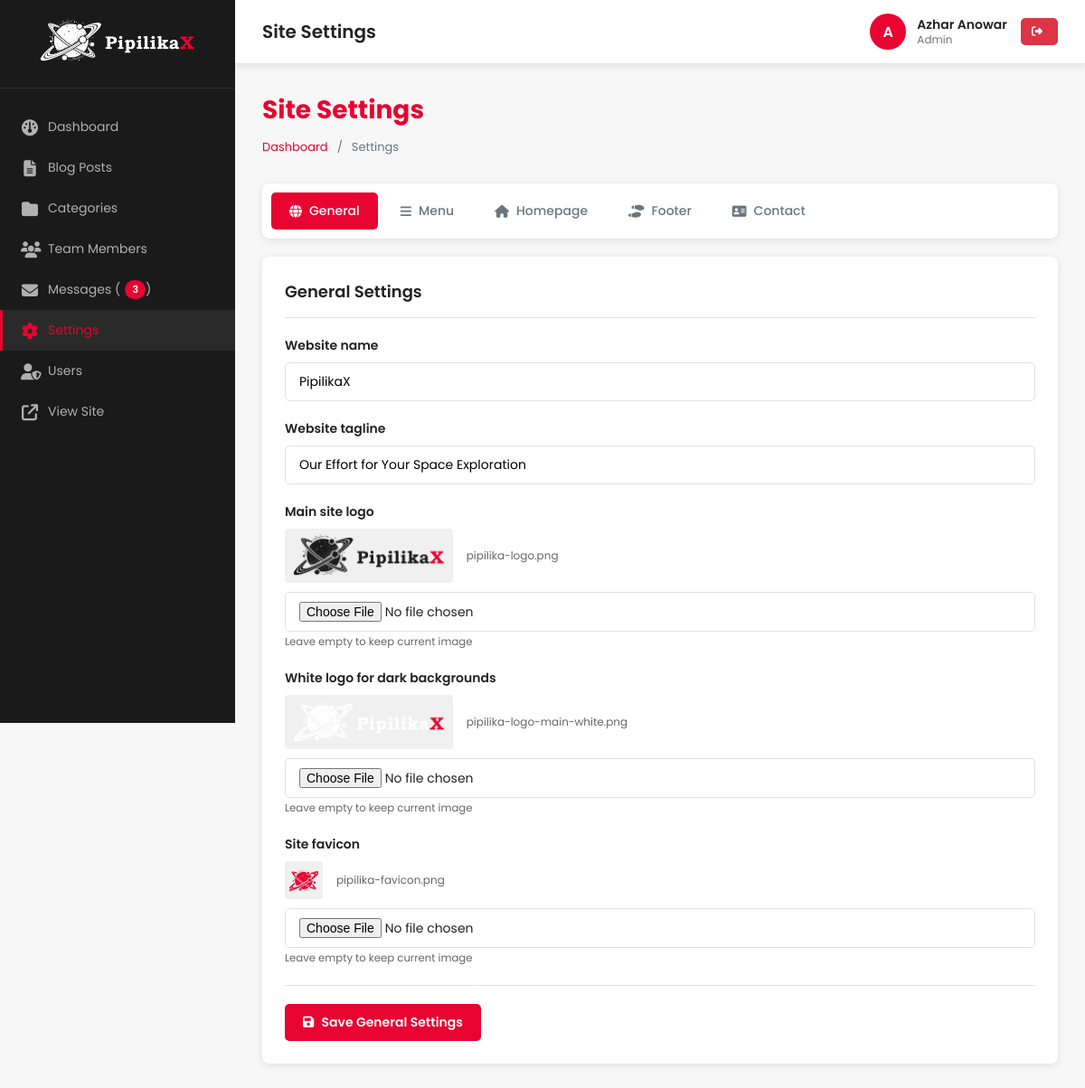
Before: /admin/settings/index.php (signed in) with the older database file.
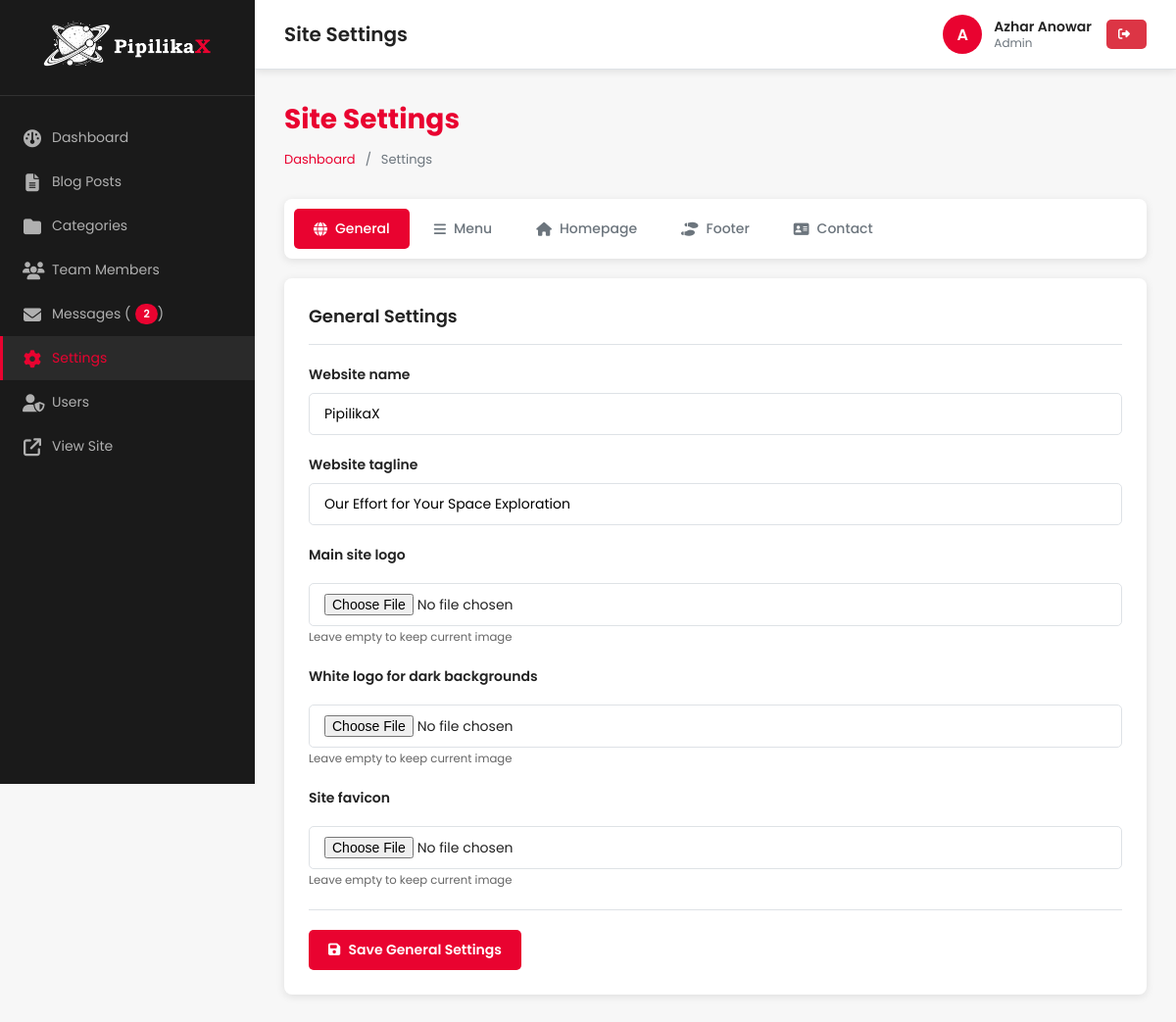
After: the same page with the newer database file.
### tables this page shows
CREATE TABLE `settings` (
  `id` int(11) NOT NULL,
  `setting_key` varchar(100) NOT NULL,
  `setting_value` text DEFAULT NULL,
  `setting_type` enum('text','textarea','image','boolean','number','url') DEFAULT 'text',
  `setting_group` varchar(50) DEFAULT 'general',
  `description` varchar(255) DEFAULT NULL,
  `updated_at` timestamp NOT NULL DEFAULT '0000-00-00 00:00:00' ON UPDATE current_timestamp(),
  `updated_by` int(11) DEFAULT NULL
);

### admin/includes/auth-check.php (called while the page is built, shortened)
<?php
$current_user = [
    'id' => $_SESSION['user_id'],
    'username' => $_SESSION['username'],
    'full_name' => $_SESSION['full_name'],
    'role' => $_SESSION['user_role']
];

### admin/settings/index.php (the view, shortened to what the changed rows need)
<?php
require_once __DIR__ . '/../includes/header.php';
$active_tab = $_GET['tab'] ?? 'general';
$stmt = $pdo->prepare("SELECT * FROM settings WHERE setting_group = ? ORDER BY id ASC");
$stmt->execute([$active_tab]);
$settings = $stmt->fetchAll();
$menu_items = [];
$csrf_token = generateCSRFToken();
?>
<div class="page-header">
    <h2>Site Settings</h2>
</div>
<div class="card">
    <?php if ($active_tab === 'menu'): ?>
        <form method="POST" action="" style="margin-bottom: 20px; padding: 15px; background: #f8f9fa; border-radius: 8px;">
            <input type="hidden" name="csrf_token" value="<?php echo $csrf_token; ?>">
            <input type="hidden" name="menu_action" value="add">
            <h4 style="margin-bottom: 15px; color: var(--admin-text);"><i class="fas fa-plus"></i> Add New Menu Item</h4>
            <div style="display: grid; grid-template-columns: 2fr 2fr 1fr 1fr auto; gap: 10px; align-items: end;">
                <div class="form-group" style="margin: 0;">
                    <label>Title</label>
                    <input type="text" name="menu_title" class="form-control" placeholder="Menu Title" required>
                </div>
                <div class="form-group" style="margin: 0;">
                    <label>URL</label>
                    <input type="text" name="menu_url" class="form-control" placeholder="page.php or https://..." required>
                </div>
                <div class="form-group" style="margin: 0;">
                    <label>Target</label>
                    <select name="menu_target" class="form-control">
                        <option value="_self">Same Tab</option>
                        <option value="_blank">New Tab</option>
                    </select>
                </div>
                <div class="form-group" style="margin: 0;">
                    <label style="display: flex; align-items: center; gap: 5px; cursor: pointer; padding-top: 8px;">
                        <input type="checkbox" name="menu_is_cta" value="1">
                        <span>CTA Button</span>
                    </label>
                </div>
                <button type="submit" class="btn btn-primary" style="height: 42px;">
                    <i class="fas fa-plus"></i> Add
                </button>
            </div>
        </form>
        <?php if (count($menu_items) > 0): ?>
            <table class="data-table">
                <thead>
                    <tr>
                        <th style="width: 60px;">Order</th>
                        <th>Title</th>
                        <th>URL</th>
                        <th>Target</th>
                        <th style="width: 80px;">Status</th>
                        <th style="width: 180px;">Actions</th>
                    </tr>
                </thead>
                <tbody>
                    <?php foreach ($menu_items as $index => $item): ?>
                        <tr>
                            <td>
                                <div style="display: flex; flex-direction: column; gap: 2px;">
                                    <form method="POST" style="display: inline;">
                                        <input type="hidden" name="csrf_token" value="<?php echo $csrf_token; ?>">
                                        <input type="hidden" name="menu_action" value="move_up">
                                        <input type="hidden" name="menu_id" value="<?php echo $item['id']; ?>">
                                        <button type="submit" class="btn-icon" title="Move Up" <?php echo $index === 0 ? 'disabled' : ''; ?>>
                                            <i class="fas fa-chevron-up"></i>
                                        </button>
                                    </form>
                                    <form method="POST" style="display: inline;">
                                        <input type="hidden" name="csrf_token" value="<?php echo $csrf_token; ?>">
                                        <input type="hidden" name="menu_action" value="move_down">
                                        <input type="hidden" name="menu_id" value="<?php echo $item['id']; ?>">
                                        <button type="submit" class="btn-icon" title="Move Down" <?php echo $index === count($menu_items) - 1 ? 'disabled' : ''; ?>>
                                            <i class="fas fa-chevron-down"></i>
                                        </button>
                                    </form>
                                </div>
                            </td>
                            <td><strong><?php echo htmlspecialchars($item['title']); ?></strong></td>
                            <td><code><?php echo htmlspecialchars($item['url']); ?></code></td>
                            <td><?php echo $item['target'] === '_blank' ? 'New Tab' : 'Same Tab'; ?></td>
                            <td>
                                <form method="POST" style="display: inline;">
                                    <input type="hidden" name="csrf_token" value="<?php echo $csrf_token; ?>">
                                    <input type="hidden" name="menu_action" value="toggle">
                                    <input type="hidden" name="menu_id" value="<?php echo $item['id']; ?>">
                                    <button type="submit" class="status-badge <?php echo $item['is_active'] ? 'active' : 'inactive'; ?>">
                                        <?php echo $item['is_active'] ? 'Active' : 'Inactive'; ?>
                                    </button>
                                </form>
                            </td>
                            <td>
                                <div style="display: flex; gap: 5px;">
                                    <button type="button" class="btn btn-sm" onclick="editMenuItem(<?php echo htmlspecialchars(json_encode($item)); ?>)">
                                        <i class="fas fa-edit"></i>
                                    </button>
                                    <form method="POST" style="display: inline;" onsubmit="return confirm('Delete this menu item?');">
                                        <input type="hidden" name="csrf_token" value="<?php echo $csrf_token; ?>">
                                        <input type="hidden" name="menu_action" value="delete">
                                        <input type="hidden" name="menu_id" value="<?php echo $item['id']; ?>">
                                        <button type="submit" class="btn btn-sm btn-danger">
                                            <i class="fas fa-trash"></i>
                                        </button>
                                    </form>
                                </div>
                            </td>
                        </tr>
                    <?php endforeach; ?>
                </tbody>
            </table>
        <?php else: ?>
            <div class="empty-state">
                <i class="fas fa-bars"></i>
                <p>No menu items found. Add your first menu item above.</p>
            </div>
        <?php endif; ?>
        <div id="editModal" style="display: none; position: fixed; top: 0; left: 0; right: 0; bottom: 0; background: rgba(0,0,0,0.5); z-index: 10000; align-items: center; justify-content: center;">
            <div style="background: white; padding: 25px; border-radius: 12px; max-width: 500px; width: 90%;">
                <h3 style="margin-bottom: 20px;"><i class="fas fa-edit"></i> Edit Menu Item</h3>
                <form method="POST" action="">
                    <input type="hidden" name="csrf_token" value="<?php echo $csrf_token; ?>">
                    <input type="hidden" name="menu_action" value="update">
                    <input type="hidden" name="menu_id" id="edit_menu_id">
                    <div class="form-group">
                        <label>Title</label>
                        <input type="text" name="menu_title" id="edit_menu_title" class="form-control" required>
                    </div>
                    <div class="form-group">
                        <label>URL</label>
                        <input type="text" name="menu_url" id="edit_menu_url" class="form-control" required>
                    </div>
                    <div class="form-group">
                        <label>Target</label>
                        <select name="menu_target" id="edit_menu_target" class="form-control">
                            <option value="_self">Same Tab</option>
                            <option value="_blank">New Tab</option>
                        </select>
                    </div>
                    <div class="form-group">
                        <label style="display: flex; align-items: center; gap: 8px; cursor: pointer;">
                            <input type="checkbox" name="menu_is_cta" id="edit_menu_is_cta" value="1">
                            <span>CTA Button (styled as button instead of link)</span>
                        </label>
                    </div>
                    <div style="display: flex; gap: 10px; margin-top: 20px;">
                        <button type="submit" class="btn btn-primary">Save Changes</button>
                        <button type="button" class="btn" onclick="closeEditModal()">Cancel</button>
                    </div>
                </form>
            </div>
        </div>
        <script>
            function editMenuItem(item) {
                document.getElementById('edit_menu_id').value = item.id;
                document.getElementById('edit_menu_title').value = item.title;
                document.getElementById('edit_menu_url').value = item.url;
                document.getElementById('edit_menu_target').value = item.target;
                document.getElementById('edit_menu_is_cta').checked = item.is_cta == 1;
                document.getElementById('editModal').style.display = 'flex';
            }
            function closeEditModal() {
                document.getElementById('editModal').style.display = 'none';
            }
            // Close modal on outside click
            document.getElementById('editModal').addEventListener('click', function(e) {
                if (e.target === this) closeEditModal();
            });
        </script>
    <?php else: ?>
        <form method="POST" action="" enctype="multipart/form-data">
            <?php if (count($settings) > 0): ?>
                <?php foreach ($settings as $setting): ?>
                    <div class="form-group">
                        <label for="<?php echo $setting['setting_key']; ?>">
                            <?php echo htmlspecialchars($setting['description'] ?: ucwords(str_replace('_', ' ', $setting['setting_key']))); ?>
                        </label>
                        <?php switch ($setting['setting_type']):
                            case 'textarea': ?>
                                <?php break;
                            case 'image': ?>
                                <?php if ($setting['setting_value']): ?>
                                    <div style="margin-bottom: 10px; display: flex; align-items: center; gap: 15px;">
                                        <?php
                                        $settings_path = UPLOAD_PATH . 'settings/' . $setting['setting_value'];
                                        $assets_path = ROOT_PATH . '/assets/images/' . $setting['setting_value'];
                                        if (file_exists($settings_path)) {
                                            $img_url = UPLOAD_URL . '/settings/' . htmlspecialchars($setting['setting_value']);
                                            $can_delete = true;
                                        } elseif (file_exists($assets_path)) {
                                            $img_url = ASSETS_URL . '/images/' . htmlspecialchars($setting['setting_value']);
                                        } else {
                                            $img_url = null;
                                        }
                                        if ($img_url):
                                        ?>
                                            <img src="<?php echo $img_url; ?>" alt="Current image"
                                                style="max-height: 60px; border-radius: 4px; background: #f0f0f0; padding: 5px;">
                                            <span style="color: #666; font-size: 12px;">
                                                <?php echo htmlspecialchars($setting['setting_value']); ?>
                                            </span>
                                        <?php endif; ?>
                                    </div>
                                <?php endif; ?>
                                <input type="file" id="<?php echo $setting['setting_key']; ?>"
                                    name="settings_images[<?php echo $setting['setting_key']; ?>]" class="form-control"
                                    accept="image/*">
                                <small style="color: #666;"><?php echo $setting['setting_value'] ? 'Leave empty to keep current image' : 'Upload an image'; ?></small>
                                <?php break;
                            case 'boolean': ?>
                                <?php break;
                            default: ?>
                                <input type="text" id="<?php echo $setting['setting_key']; ?>"
                                    name="settings[<?php echo $setting['setting_key']; ?>]" class="form-control"
                                    value="<?php echo htmlspecialchars($setting['setting_value']); ?>">
                        <?php endswitch; ?>
                    </div>
                <?php endforeach; ?>
            <?php endif; ?>
        </form>
    <?php endif; ?>
</div>
<?php require_once __DIR__ . '/../includes/footer.php'; ?>

### admin/includes/sidebar.php (shortened to what the changed rows need)
<?php
$current_dir = basename(dirname($_SERVER['PHP_SELF']));
$user_role = $current_user['role'];
$unread_messages_count = 0;
if (in_array($user_role, ['admin', 'editor'])) {
    $stmt = $pdo->query("SELECT COUNT(*) FROM contact_messages WHERE status = 'new'");
    $unread_messages_count = $stmt->fetchColumn();
}
?>
<aside class="admin-sidebar">
    <nav>
        <ul>
            <?php if (in_array($user_role, ['admin', 'editor'])): ?>
                <li>
                    <a href="<?php echo ADMIN_URL; ?>/messages/index.php"
                        class="<?php echo $current_dir == 'messages' ? 'active' : ''; ?>">
                        <i class="fas fa-envelope"></i> Messages<?php if ($unread_messages_count > 0): ?> (<span
                                class="sidebar-badge"><?php echo $unread_messages_count; ?></span>)<?php endif; ?>
                    </a>
                </li>
            <?php endif; ?>
        </ul>
    </nav>
</aside>

Changed rows visible on the page:
changed settings "Main site logo": setting_value: picture removed; setting_value "pipilika-logo.png" → (not shown)
changed settings "White logo for dark backgrounds": setting_value: picture removed; setting_value "pipilika-logo-main-white.png" → (not shown)
changed settings "Site favicon": setting_value: picture removed; setting_value "pipilika-favicon.png" → (not shown)
Other visible differences:
$unread_messages_count: "3" → "2"
